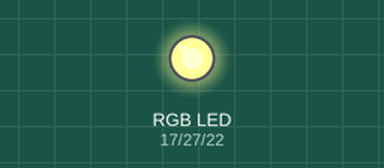
A program run on a simulated Raspberry Pi (BCM pin numbers). On the bench: an RGB LED mixed from three pins (HIGH = lit).

Above: at 0.1 s.
Timing chart, 0 to 1.6 s (numbered marks = the images above):
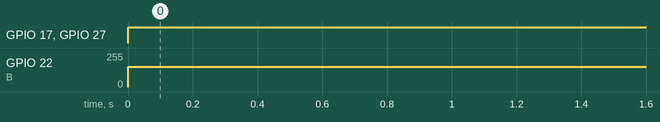

Measured:
- by itself, GPIO 17 (R), GPIO 27 (G): LOW → HIGH at 0.00 s
- by itself, GPIO 22 (B): 0/255 → 153/255 at 0.00 s

The program:

RGB-LED.py
```python
#!/usr/bin/env python
# encoding: utf-8

import RPi.GPIO
import time

R,G,B=17,27,22

RPi.GPIO.setmode(RPi.GPIO.BCM)

RPi.GPIO.setup(R, RPi.GPIO.OUT)
RPi.GPIO.setup(G, RPi.GPIO.OUT)
RPi.GPIO.setup(B, RPi.GPIO.OUT)

pwmR = RPi.GPIO.PWM(R, 50)
pwmG = RPi.GPIO.PWM(G, 50)
pwmB = RPi.GPIO.PWM(B, 50)

pwmR.start(0)
pwmG.start(0)
pwmB.start(0)

try:

    t = 10
    t =8
    while True:
        '''
        # 红色灯全亮，蓝灯，绿灯全暗（红色）
        pwmR.ChangeDutyCycle(100)
        pwmG.ChangeDutyCycle(0)
        pwmB.ChangeDutyCycle(0)
        time.sleep(t)

        # 绿色灯全亮，红灯，蓝灯全暗（绿色）
        pwmR.ChangeDutyCycle(0)
        pwmG.ChangeDutyCycle(100)
        pwmB.ChangeDutyCycle(0)
        time.sleep(t)

        # 蓝色灯全亮，红灯，绿灯全暗（蓝色）
        pwmR.ChangeDutyCycle(0)
        pwmG.ChangeDutyCycle(0)
        pwmB.ChangeDutyCycle(100)
        time.sleep(t)

        # 红灯，绿灯全亮，蓝灯全暗（黄色）
        pwmR.ChangeDutyCycle(100)
        pwmG.ChangeDutyCycle(100)
        pwmB.ChangeDutyCycle(0)
        time.sleep(t)

        # 红灯，蓝灯全亮，绿灯全暗（洋红色）
        pwmR.ChangeDutyCycle(100)
        pwmG.ChangeDutyCycle(0)
        pwmB.ChangeDutyCycle(100)
        time.sleep(t)

        # 绿灯，蓝灯全亮，红灯全暗（青色）
        pwmR.ChangeDutyCycle(0)
        pwmG.ChangeDutyCycle(100)
        pwmB.ChangeDutyCycle(100)
        time.sleep(t)
'''
        # 红灯，绿灯，蓝灯全亮（白色）
        pwmR.ChangeDutyCycle(100)
        pwmG.ChangeDutyCycle(100)
        pwmB.ChangeDutyCycle(60)
        time.sleep(t)

except KeyboardInterrupt:
    pass

pwmR.stop()
pwmG.stop()
pwmB.stop()

RPi.GPIO.cleanup()
```
